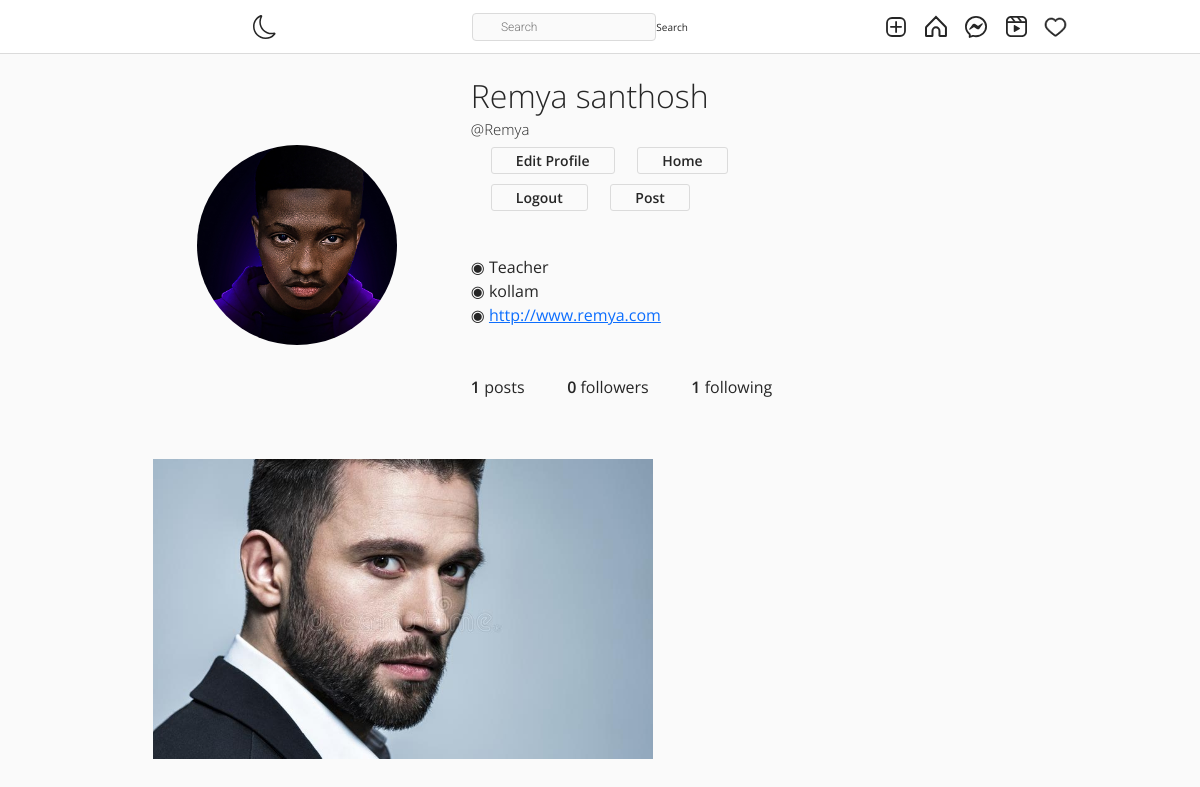
The app's page /post/Remya/ (signed in), older data.
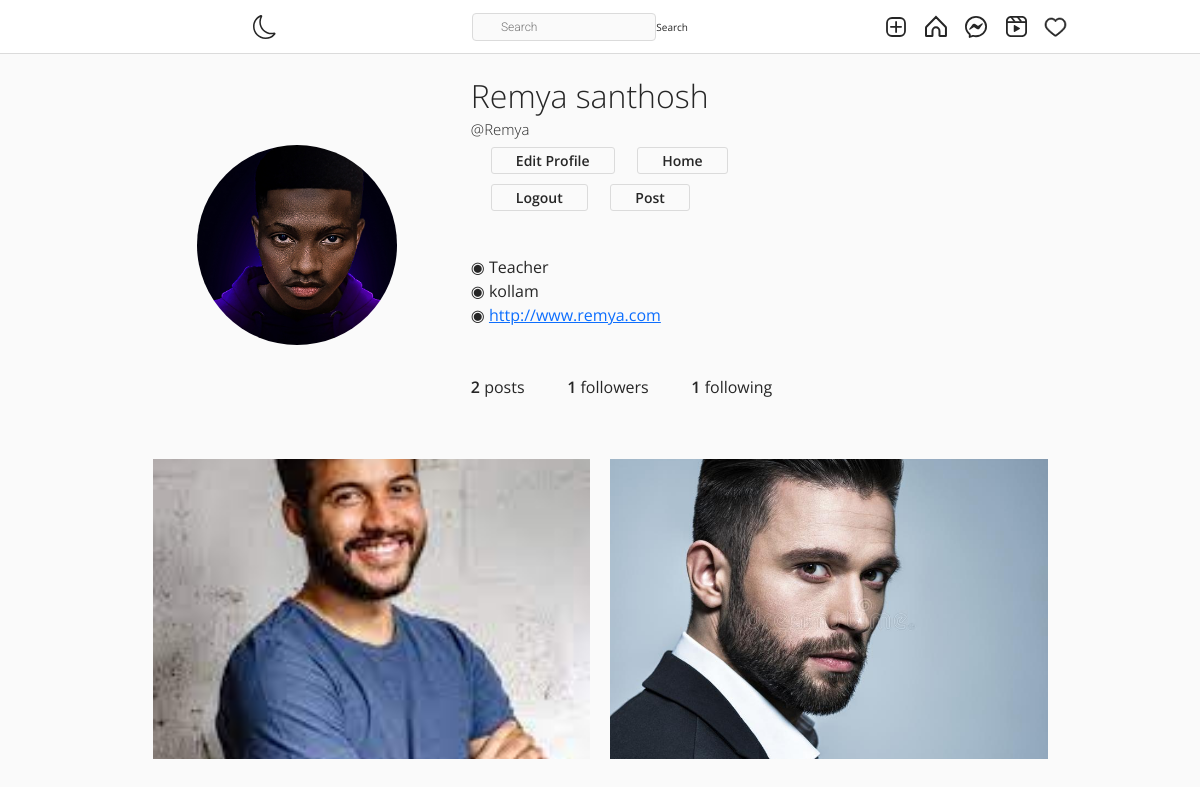
The same page, newer data.
### post/models.py (models this page shows, shortened)
class Post(models.Model):
    id = models.UUIDField(primary_key=True, default=uuid.uuid4, editable=False)
    picture = models.ImageField(upload_to='photos/place', verbose_name="Picture")
    caption = models.CharField(max_length=10000, verbose_name="Caption")
    posted = models.DateField(auto_now_add=True)
    tags = models.ManyToManyField(Tag, related_name="tags")
    user = models.ForeignKey(User, on_delete=models.CASCADE)
    likes = models.IntegerField(default=0)

### users/views.py (the view)
# urls.py: path('post/<username>/',UserProfile,name='profile'),
def UserProfile(request, username):
    user = get_object_or_404(User, username=username)
    profile = Profile.objects.get(user=user)
    url_name = resolve(request.path).url_name
    if url_name == 'profile':
        posts = Post.objects.filter(user=user).order_by('-posted')
    else:
        posts = profile.favourite.all()
    posts_count = Post.objects.filter(user=user).count()
    following_count = Follow.objects.filter(follower=user).count()
    followers_count = Follow.objects.filter(following=user).count()
    follow_status = Follow.objects.filter(following=user, follower=request.user).exists()
    paginator = Paginator(posts, 3)
    page_number = request.GET.get('page')
    posts_paginator = paginator.get_page(page_number)
    context = {
        'posts_paginator':posts_paginator,
        'posts': posts,
        'profile':profile,
        'posts_count':posts_count,
        'following_count':following_count,
        'followers_count':followers_count,
        'follow_status':follow_status,
    }
    return render(request,'post/profile.html', context)

### category/context_processors.py (called while the page is built)
def menu_links(request):
    links= Category.objects.all()
    return dict(links=links)

### templates/post/profile.html (shortened to what this page needs)
{% extends 'post_base.html' %}
{% load static %}
{% block content %}
<!DOCTYPE html>
<html lang="en">
<head>
    <link rel="stylesheet" href="{% static 'assets3/css/reset.css' %}">
    <link rel="stylesheet" href="{% static 'assets3/css/styles.css' %}">
    <link rel="stylesheet" href="https://use.fontawesome.com/releases/v5.2.0/css/all.css">
</head>
<body>
    <header>
        <br><br><br>
        <div class="container">
            <div class="profile">
                <div class="profile-image">
                    <img src="{{profile.image.url}}" alt="" style="width: 200px; height: 200px;">
                </div>
                <div class="profile-user-settings">
                        {% if profile.first_name %}
                        <h6 class="profile-user-name">{{profile.first_name}} {{profile.last_name}}</h6> <br><br>
                        {% endif %}
                        <h5 style="font-size: 15px;" class="profile-user-name">@{{profile.user.username}}</h5>
<br><br>
                        {% if request.user.is_authenticated and request.user == profile.user %}
                        <a style="text-decoration: none;" href="{% url 'edit-profile' %}" class="btn profile-edit-btn btn-success">Edit Profile</a>
                        <a style="text-decoration: none;" href="{% url 'post' %}" class="btn profile-edit-btn btn-success">Home</a><br><br>
                        <a style="text-decoration: none;" href="{% url 'sign-out' %}" class="btn profile-edit-btn btn-danger">Logout</a>
                        <a style="text-decoration: none;" href="{% url 'newpost' %}" class="btn profile-edit-btn btn-success">Post</a>
                        {% endif %}
                        <br><br>
                        <br>
                </div>
                <div class="profile-bio">
                    <br>
                    {% if profile.bio %}
                    <p>◉ {{profile.bio}}</p>
                    {% endif %}
                    {% if profile.location %}
                    <p>◉ {{profile.location}}</p>
                    {% endif %}
                    {% if profile.url %}
                    <p>◉ <a href="{{profile.url}}">{{profile.url}}</a></p>
                    {% endif %}
                    <br><br>
                </div>
                <div class="profile-stats">
                    <ul>
                        <li><span class="profile-stat-count">{{posts_count}}</span> posts</li>
                        <li><span class="profile-stat-count">{{followers_count}}</span> followers</li>
                        <li><span class="profile-stat-count">{{following_count}}</span> following</li>
                    </ul>
                    <br>
                </div>
            </div>
        </div>
    </header>
    <main>
        <div class="container">
            <div class="gallery">
                {% for post in posts %}
                <div class="gallery-item" tabindex="0">
                    <img src="{{ post.picture.url }}" class="gallery-image" alt="" style="width: 500px; height: 300px; object-fit: cover;">
                </div>
                {% endfor %}
            </div>
        </div>
    </main>
    {% endblock content %}

Row changes from the older to the newer data that the page shows:
added Post: picture (picture)
Text that changed along with them:
{{ posts_count }}: "1" → "2"
{{ followers_count }}: "0" → "1"
